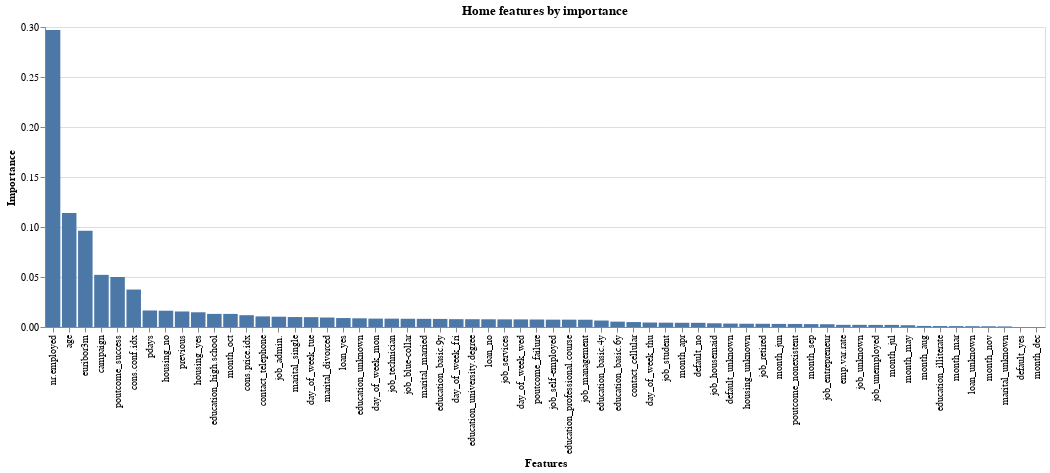

The cell this chart's notebook holds for it:
### Code cell
url = 'https://raw.githubusercontent.com/byui-cse/cse450-course/master/data/bank.csv'

import pandas as pd
from sklearn.model_selection import train_test_split
from sklearn.tree import DecisionTreeClassifier
import altair as alt

dat = pd.read_csv(url)


classifier = DecisionTreeClassifier(max_depth=15)

X = dat.drop(columns='y')
y = dat['y']

X = pd.get_dummies(X)
y = pd.get_dummies(y)

x_train, x_test, y_train, y_test = train_test_split(X, y, test_size = .20, random_state=25)

classifier.fit(x_train, y_train)

feature_df = pd.DataFrame({'features':X.columns, 'importance':classifier.feature_importances_})

key_features_chart = (alt.Chart(feature_df).encode(
   x= alt.X("features", title = "Features", sort='-y'),
   y=  alt.Y("importance", title = "Importance")
).properties(width=1000,title="Home features by importance")
.mark_bar()
)

key_features_chart

### Figure 1 — Vega-Lite specification as saved in the notebook (floating-point values rounded to 4 significant figures)
{"config": {"view": {"continuousWidth": 400, "continuousHeight": 300}}, "data": {"name": "data-4f640cb8ec4c0f6a86585a1db76636da"}, "mark": "bar", "encoding": {"x": {"field": "features", "sort": "-y", "title": "Features", "type": "nominal"}, "y": {"field": "importance", "title": "Importance", "type": "quantitative"}}, "title": "Home features by importance", "width": 1000, "$schema": "https://vega.github.io/schema/vega-lite/v4.17.0.json", "datasets": {"data-4f640cb8ec4c0f6a86585a1db76636da": [{"features": "age", "importance": 0.114}, {"features": "campaign", "importance": 0.05215}, {"features": "pdays", "importance": 0.01652}, {"features": "previous", "importance": 0.01553}, {"features": "emp.var.rate", "importance": 0.002172}, {"features": "cons.price.idx", "importance": 0.0118}, {"features": "cons.conf.idx", "importance": 0.03746}, {"features": "euribor3m", "importance": 0.09619}, {"features": "nr.employed", "importance": 0.2971}, {"features": "job_admin.", "importance": 0.0103}, {"features": "job_blue-collar", "importance": 0.008233}, {"features": "job_entrepreneur", "importance": 0.002786}, {"features": "job_housemaid", "importance": 0.003722}, {"features": "job_management", "importance": 0.00728}, {"features": "job_retired", "importance": 0.003233}, {"features": "job_self-employed", "importance": 0.007361}, {"features": "job_services", "importance": 0.007631}, {"features": "job_student", "importance": 0.004327}, {"features": "job_technician", "importance": 0.008356}, {"features": "job_unemployed", "importance": 0.002099}, {"features": "job_unknown", "importance": 0.002161}, {"features": "marital_divorced", "importance": 0.009487}, {"features": "marital_married", "importance": 0.00817}, {"features": "marital_single", "importance": 0.009964}, {"features": "marital_unknown", "importance": 0.0005673}, {"features": "education_basic.4y", "importance": 0.006476}, {"features": "education_basic.6y", "importance": 0.005359}, {"features": "education_basic.9y", "importance": 0.008086}, {"features": "education_high.school", "importance": 0.01312}, {"features": "education_illiterate", "importance": 0.0009594}, {"features": "education_professional.course", "importance": 0.007347}, {"features": "education_university.degree", "importance": 0.007794}, {"features": "education_unknown", "importance": 0.008707}, {"features": "default_no", "importance": 0.004192}, {"features": "default_unknown", "importance": 0.003442}, {"features": "default_yes", "importance": 0.0}, {"features": "housing_no", "importance": 0.01629}, {"features": "housing_unknown", "importance": 0.003259}, {"features": "housing_yes", "importance": 0.01473}, {"features": "loan_no", "importance": 0.007717}, {"features": "loan_unknown", "importance": 0.000804}, {"features": "loan_yes", "importance": 0.008953}, {"features": "contact_cellular", "importance": 0.004946}, {"features": "contact_telephone", "importance": 0.0106}, {"features": "month_apr", "importance": 0.004222}, {"features": "month_aug", "importance": 0.00106}, {"features": "month_dec", "importance": 0.0}, {"features": "month_jul", "importance": 0.002096}, {"features": "month_jun", "importance": 0.003092}, {"features": "month_mar", "importance": 0.0009014}, {"features": "month_may", "importance": 0.001784}, {"features": "month_nov", "importance": 0.0007277}, {"features": "month_oct", "importance": 0.01309}, {"features": "month_sep", "importance": 0.00288}, {"features": "day_of_week_fri", "importance": 0.007841}, {"features": "day_of_week_mon", "importance": 0.008389}, {"features": "day_of_week_thu", "importance": 0.004464}, {"features": "day_of_week_tue", "importance": 0.00986}, {"features": "day_of_week_wed", "importance": 0.007612}, {"features": "poutcome_failure", "importance": 0.007503}, {"features": "poutcome_nonexistent", "importance": 0.003051}, {"features": "poutcome_success", "importance": 0.05002}]}}
